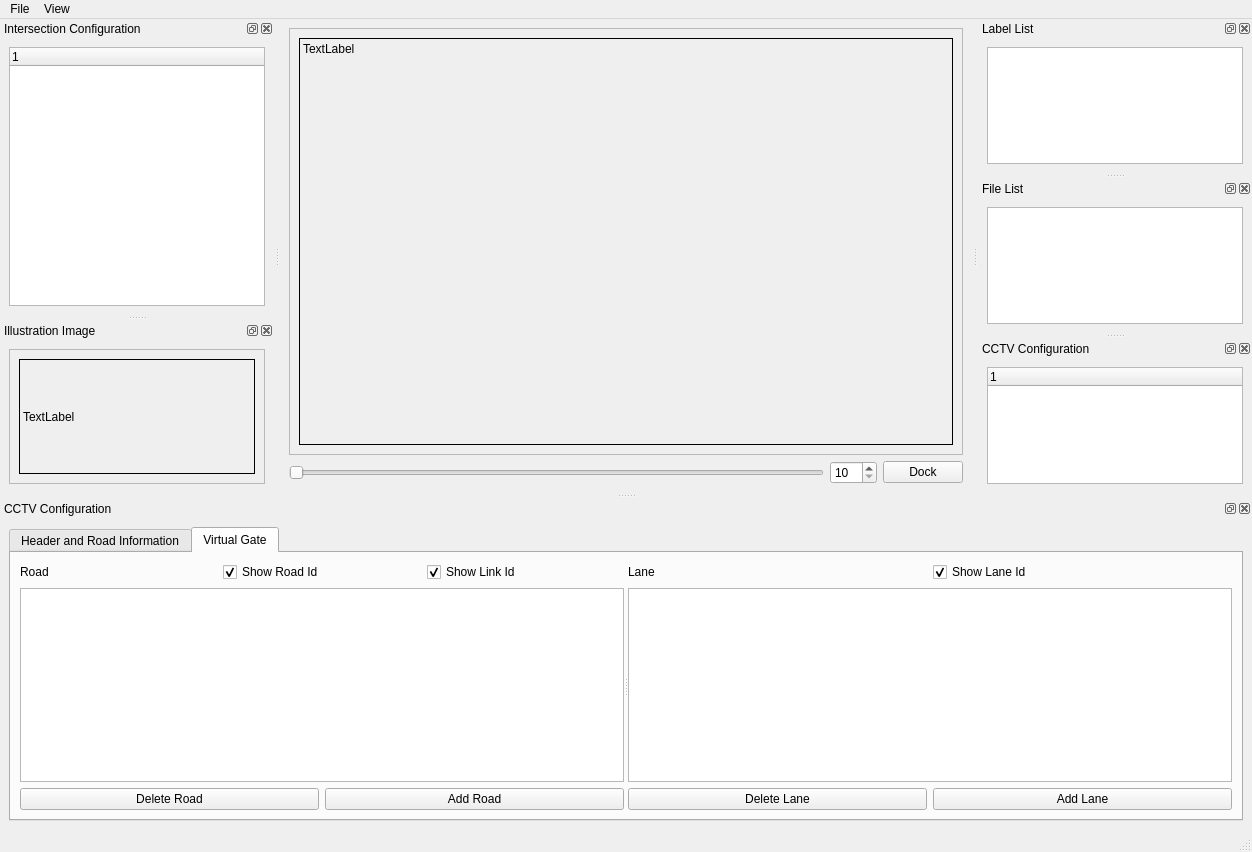
<?xml version="1.0" encoding="UTF-8"?>
<ui version="4.0">
 <class>MainWindow</class>
 <widget class="QMainWindow" name="MainWindow">
  <property name="geometry">
   <rect>
    <x>0</x>
    <y>0</y>
    <width>1252</width>
    <height>852</height>
   </rect>
  </property>
  <property name="windowTitle">
   <string>MainWindow</string>
  </property>
  <widget class="QWidget" name="centralwidget">
   <layout class="QGridLayout" name="gridLayout_2">
    <item row="0" column="0">
     <layout class="QVBoxLayout" name="verticalLayout">
      <item>
       <widget class="QScrollArea" name="scrollArea">
        <property name="widgetResizable">
         <bool>true</bool>
        </property>
        <widget class="QWidget" name="scrollAreaWidgetContents">
         <property name="geometry">
          <rect>
           <x>0</x>
           <y>0</y>
           <width>674</width>
           <height>415</height>
          </rect>
         </property>
         <layout class="QGridLayout" name="gridLayout">
          <item row="1" column="0">
           <widget class="QLabel" name="lblImage">
            <property name="sizePolicy">
             <sizepolicy hsizetype="Preferred" vsizetype="Preferred">
              <horstretch>0</horstretch>
              <verstretch>0</verstretch>
             </sizepolicy>
            </property>
            <property name="mouseTracking">
             <bool>true</bool>
            </property>
            <property name="frameShape">
             <enum>QFrame::Box</enum>
            </property>
            <property name="text">
             <string>TextLabel</string>
            </property>
            <property name="alignment">
             <set>Qt::AlignLeading|Qt::AlignLeft|Qt::AlignTop</set>
            </property>
           </widget>
          </item>
         </layout>
        </widget>
       </widget>
      </item>
      <item>
       <layout class="QHBoxLayout" name="horizontalLayout">
        <item>
         <widget class="QSlider" name="hsldScaling">
          <property name="minimum">
           <number>10</number>
          </property>
          <property name="maximum">
           <number>500</number>
          </property>
          <property name="pageStep">
           <number>50</number>
          </property>
          <property name="orientation">
           <enum>Qt::Horizontal</enum>
          </property>
         </widget>
        </item>
        <item>
         <widget class="QSpinBox" name="spbScaling">
          <property name="suffix">
           <string/>
          </property>
          <property name="minimum">
           <number>10</number>
          </property>
          <property name="maximum">
           <number>500</number>
          </property>
          <property name="singleStep">
           <number>1</number>
          </property>
         </widget>
        </item>
        <item>
         <widget class="QPushButton" name="btnDock">
          <property name="text">
           <string>Dock</string>
          </property>
         </widget>
        </item>
       </layout>
      </item>
     </layout>
    </item>
   </layout>
  </widget>
  <widget class="QMenuBar" name="menubar">
   <property name="geometry">
    <rect>
     <x>0</x>
     <y>0</y>
     <width>1252</width>
     <height>21</height>
    </rect>
   </property>
   <widget class="QMenu" name="menuFile">
    <property name="title">
     <string>File</string>
    </property>
    <addaction name="actionOpen_Video"/>
    <addaction name="actionOpen_Images"/>
    <addaction name="separator"/>
    <addaction name="actionOpen_Images_Patty_Label"/>
   </widget>
   <widget class="QMenu" name="menuView">
    <property name="title">
     <string>View</string>
    </property>
    <addaction name="actionIllustration_Image"/>
    <addaction name="actionIntersection_Configuration"/>
    <addaction name="actionCCTV_Configuration"/>
   </widget>
   <addaction name="menuFile"/>
   <addaction name="menuView"/>
  </widget>
  <widget class="QStatusBar" name="statusbar"/>
  <widget class="QDockWidget" name="dwgLabelList">
   <property name="windowTitle">
    <string>Label List</string>
   </property>
   <attribute name="dockWidgetArea">
    <number>2</number>
   </attribute>
   <widget class="QWidget" name="dockWidgetContents">
    <layout class="QGridLayout" name="gridLayout_3">
     <item row="0" column="0">
      <widget class="QListWidget" name="lstLabel"/>
     </item>
    </layout>
   </widget>
  </widget>
  <widget class="QDockWidget" name="dwgFileList">
   <property name="windowTitle">
    <string>File List</string>
   </property>
   <attribute name="dockWidgetArea">
    <number>2</number>
   </attribute>
   <widget class="QWidget" name="dockWidgetContents_2">
    <layout class="QGridLayout" name="gridLayout_4">
     <item row="0" column="0">
      <widget class="QListWidget" name="lstFile"/>
     </item>
    </layout>
   </widget>
  </widget>
  <widget class="QDockWidget" name="dwgIntersectionConfiguration">
   <property name="minimumSize">
    <size>
     <width>143</width>
     <height>133</height>
    </size>
   </property>
   <property name="windowTitle">
    <string>Intersection Configuration</string>
   </property>
   <attribute name="dockWidgetArea">
    <number>1</number>
   </attribute>
   <widget class="QWidget" name="dockWidgetContents_3">
    <layout class="QGridLayout" name="gridLayout_6">
     <item row="0" column="0">
      <widget class="QTreeWidget" name="treeIntersectionConfig">
       <property name="sizePolicy">
        <sizepolicy hsizetype="Expanding" vsizetype="Expanding">
         <horstretch>0</horstretch>
         <verstretch>0</verstretch>
        </sizepolicy>
       </property>
       <property name="headerHidden">
        <bool>false</bool>
       </property>
       <column>
        <property name="text">
         <string notr="true">1</string>
        </property>
       </column>
      </widget>
     </item>
    </layout>
   </widget>
  </widget>
  <widget class="QDockWidget" name="dwgIllustrationImage">
   <property name="minimumSize">
    <size>
     <width>102</width>
     <height>133</height>
    </size>
   </property>
   <property name="windowTitle">
    <string>Illustration Image</string>
   </property>
   <attribute name="dockWidgetArea">
    <number>1</number>
   </attribute>
   <widget class="QWidget" name="dockWidgetContents_4">
    <layout class="QGridLayout" name="gridLayout_10">
     <item row="0" column="0">
      <widget class="QScrollArea" name="scrollArea_2">
       <property name="widgetResizable">
        <bool>true</bool>
       </property>
       <widget class="QWidget" name="scrollAreaWidgetContents_2">
        <property name="geometry">
         <rect>
          <x>0</x>
          <y>0</y>
          <width>254</width>
          <height>126</height>
         </rect>
        </property>
        <layout class="QGridLayout" name="gridLayout_5">
         <item row="0" column="0">
          <widget class="QLabel" name="lblIllustrationImage">
           <property name="sizePolicy">
            <sizepolicy hsizetype="Expanding" vsizetype="Expanding">
             <horstretch>0</horstretch>
             <verstretch>0</verstretch>
            </sizepolicy>
           </property>
           <property name="frameShape">
            <enum>QFrame::Box</enum>
           </property>
           <property name="text">
            <string>TextLabel</string>
           </property>
          </widget>
         </item>
        </layout>
       </widget>
      </widget>
     </item>
    </layout>
   </widget>
  </widget>
  <widget class="QDockWidget" name="dwgCCTVConfig">
   <property name="windowTitle">
    <string>CCTV Configuration</string>
   </property>
   <attribute name="dockWidgetArea">
    <number>2</number>
   </attribute>
   <widget class="QWidget" name="dockWidgetContents_5">
    <layout class="QGridLayout" name="gridLayout_7">
     <item row="0" column="0">
      <widget class="QTreeWidget" name="treeCCTVConfig">
       <column>
        <property name="text">
         <string notr="true">1</string>
        </property>
       </column>
      </widget>
     </item>
    </layout>
   </widget>
  </widget>
  <widget class="QDockWidget" name="dwgCCTVConfiguration">
   <property name="toolTip">
    <string/>
   </property>
   <property name="floating">
    <bool>false</bool>
   </property>
   <property name="windowTitle">
    <string>CCTV Configuration</string>
   </property>
   <attribute name="dockWidgetArea">
    <number>8</number>
   </attribute>
   <widget class="QWidget" name="dockWidgetContents_6">
    <layout class="QGridLayout" name="gridLayout_8">
     <item row="0" column="0">
      <widget class="QTabWidget" name="tabCCTVConfiguration">
       <property name="currentIndex">
        <number>1</number>
       </property>
       <widget class="QWidget" name="tpgHeaderRoadInfo">
        <attribute name="title">
         <string>Header and Road Information</string>
        </attribute>
        <layout class="QGridLayout" name="gridLayout_9">
         <item row="0" column="0">
          <widget class="QSplitter" name="splitter_2">
           <property name="orientation">
            <enum>Qt::Horizontal</enum>
           </property>
           <widget class="QWidget" name="layoutWidget">
            <layout class="QHBoxLayout" name="horizontalLayout_2">
             <item>
              <layout class="QVBoxLayout" name="verticalLayout_2">
               <item>
                <widget class="QLabel" name="lblHeader">
                 <property name="text">
                  <string>Header</string>
                 </property>
                </widget>
               </item>
               <item>
                <widget class="QLabel" name="lblCCTV">
                 <property name="text">
                  <string>CCTV</string>
                 </property>
                </widget>
               </item>
               <item>
                <widget class="QLabel" name="lblVersion">
                 <property name="text">
                  <string>Version</string>
                 </property>
                </widget>
               </item>
               <item>
                <widget class="QLabel" name="lblDate">
                 <property name="text">
                  <string>Date</string>
                 </property>
                </widget>
               </item>
               <item>
                <widget class="QLabel" name="lblIntersectionId">
                 <property name="text">
                  <string>Intersection ID</string>
                 </property>
                </widget>
               </item>
               <item>
                <widget class="QLabel" name="lblDeviceIp">
                 <property name="text">
                  <string>Device IP</string>
                 </property>
                </widget>
               </item>
               <item>
                <widget class="QLabel" name="lblCameraPosition">
                 <property name="text">
                  <string>Camera Position</string>
                 </property>
                </widget>
               </item>
               <item>
                <widget class="QLabel" name="lblCameraPositionLat">
                 <property name="text">
                  <string>Lat.</string>
                 </property>
                 <property name="alignment">
                  <set>Qt::AlignRight|Qt::AlignTrailing|Qt::AlignVCenter</set>
                 </property>
                </widget>
               </item>
               <item>
                <widget class="QLabel" name="lblCameraPositionLng">
                 <property name="text">
                  <string>Lng.</string>
                 </property>
                 <property name="alignment">
                  <set>Qt::AlignRight|Qt::AlignTrailing|Qt::AlignVCenter</set>
                 </property>
                </widget>
               </item>
              </layout>
             </item>
             <item>
              <layout class="QVBoxLayout" name="verticalLayout_3">
               <item>
                <spacer name="verticalSpacer_2">
                 <property name="orientation">
                  <enum>Qt::Vertical</enum>
                 </property>
                 <property name="sizeType">
                  <enum>QSizePolicy::Fixed</enum>
                 </property>
                 <property name="sizeHint" stdset="0">
                  <size>
                   <width>20</width>
                   <height>20</height>
                  </size>
                 </property>
                </spacer>
               </item>
               <item>
                <widget class="QLineEdit" name="txtCCTV"/>
               </item>
               <item>
                <widget class="QLineEdit" name="txtVersion"/>
               </item>
               <item>
                <widget class="QLineEdit" name="txtDate"/>
               </item>
               <item>
                <widget class="QLineEdit" name="txtIntersectionId"/>
               </item>
               <item>
                <widget class="QLineEdit" name="txtDeviceIp"/>
               </item>
               <item>
                <spacer name="verticalSpacer">
                 <property name="orientation">
                  <enum>Qt::Vertical</enum>
                 </property>
                 <property name="sizeType">
                  <enum>QSizePolicy::Fixed</enum>
                 </property>
                 <property name="sizeHint" stdset="0">
                  <size>
                   <width>20</width>
                   <height>20</height>
                  </size>
                 </property>
                </spacer>
               </item>
               <item>
                <widget class="QLineEdit" name="txtCameraPositionLat"/>
               </item>
               <item>
                <widget class="QLineEdit" name="txtCameraPositionLng"/>
               </item>
              </layout>
             </item>
            </layout>
           </widget>
           <widget class="QWidget" name="layoutWidget_2">
            <layout class="QVBoxLayout" name="verticalLayout_10">
             <item>
              <widget class="QLabel" name="lblReferencePoints">
               <property name="text">
                <string>Reference Points</string>
               </property>
              </widget>
             </item>
             <item>
              <layout class="QVBoxLayout" name="verticalLayout_5">
               <item>
                <widget class="QTableWidget" name="tblReferencePoints">
                 <property name="selectionMode">
                  <enum>QAbstractItemView::SingleSelection</enum>
                 </property>
                 <property name="selectionBehavior">
                  <enum>QAbstractItemView::SelectRows</enum>
                 </property>
                </widget>
               </item>
               <item>
                <layout class="QHBoxLayout" name="horizontalLayout_4">
                 <property name="leftMargin">
                  <number>0</number>
                 </property>
                 <item>
                  <widget class="QPushButton" name="btnDeletePoint">
                   <property name="text">
                    <string>Delete Point</string>
                   </property>
                  </widget>
                 </item>
                 <item>
                  <widget class="QPushButton" name="btnAddPoint">
                   <property name="text">
                    <string>Add Point</string>
                   </property>
                  </widget>
                 </item>
                </layout>
               </item>
              </layout>
             </item>
            </layout>
           </widget>
          </widget>
         </item>
        </layout>
       </widget>
       <widget class="QWidget" name="tpgVirtualGate">
        <attribute name="title">
         <string>Virtual Gate</string>
        </attribute>
        <layout class="QGridLayout" name="gridLayout_11">
         <item row="0" column="0">
          <widget class="QSplitter" name="splitter">
           <property name="orientation">
            <enum>Qt::Horizontal</enum>
           </property>
           <widget class="QWidget" name="">
            <layout class="QVBoxLayout" name="verticalLayout_4">
             <item>
              <layout class="QHBoxLayout" name="horizontalLayout_3">
               <item>
                <widget class="QLabel" name="lblRoad">
                 <property name="text">
                  <string>Road</string>
                 </property>
                </widget>
               </item>
               <item>
                <widget class="QCheckBox" name="chkShowRoadId">
                 <property name="text">
                  <string>Show Road Id</string>
                 </property>
                 <property name="checked">
                  <bool>true</bool>
                 </property>
                </widget>
               </item>
               <item>
                <widget class="QCheckBox" name="chkShowLinkId">
                 <property name="text">
                  <string>Show Link Id</string>
                 </property>
                 <property name="checked">
                  <bool>true</bool>
                 </property>
                </widget>
               </item>
              </layout>
             </item>
             <item>
              <layout class="QVBoxLayout" name="verticalLayout_6">
               <item>
                <widget class="QTableWidget" name="tblRoad">
                 <property name="selectionMode">
                  <enum>QAbstractItemView::SingleSelection</enum>
                 </property>
                 <property name="selectionBehavior">
                  <enum>QAbstractItemView::SelectRows</enum>
                 </property>
                </widget>
               </item>
               <item>
                <layout class="QHBoxLayout" name="horizontalLayout_6">
                 <item>
                  <widget class="QPushButton" name="btnDeleteRoad">
                   <property name="text">
                    <string>Delete Road</string>
                   </property>
                  </widget>
                 </item>
                 <item>
                  <widget class="QPushButton" name="btnAddRoad">
                   <property name="text">
                    <string>Add Road</string>
                   </property>
                  </widget>
                 </item>
                </layout>
               </item>
              </layout>
             </item>
            </layout>
           </widget>
           <widget class="QWidget" name="">
            <layout class="QVBoxLayout" name="verticalLayout_8">
             <item>
              <layout class="QHBoxLayout" name="horizontalLayout_5">
               <item>
                <widget class="QLabel" name="lblLane">
                 <property name="text">
                  <string>Lane</string>
                 </property>
                </widget>
               </item>
               <item>
                <widget class="QCheckBox" name="chkShowLaneId">
                 <property name="text">
                  <string>Show Lane Id</string>
                 </property>
                 <property name="checked">
                  <bool>true</bool>
                 </property>
                </widget>
               </item>
              </layout>
             </item>
             <item>
              <layout class="QVBoxLayout" name="verticalLayout_7">
               <item>
                <widget class="QTableWidget" name="tblLane">
                 <property name="selectionMode">
                  <enum>QAbstractItemView::SingleSelection</enum>
                 </property>
                 <property name="selectionBehavior">
                  <enum>QAbstractItemView::SelectRows</enum>
                 </property>
                </widget>
               </item>
               <item>
                <layout class="QHBoxLayout" name="horizontalLayout_8">
                 <item>
                  <widget class="QPushButton" name="btnDeleteLane">
                   <property name="text">
                    <string>Delete Lane</string>
                   </property>
                  </widget>
                 </item>
                 <item>
                  <widget class="QPushButton" name="btnAddLane">
                   <property name="text">
                    <string>Add Lane</string>
                   </property>
                  </widget>
                 </item>
                </layout>
               </item>
              </layout>
             </item>
            </layout>
           </widget>
          </widget>
         </item>
        </layout>
       </widget>
      </widget>
     </item>
    </layout>
   </widget>
  </widget>
  <action name="actionOpen_Video">
   <property name="text">
    <string>Open Video</string>
   </property>
  </action>
  <action name="actionOpen_Images">
   <property name="text">
    <string>Open Images</string>
   </property>
  </action>
  <action name="actionOpen_Images_Patty_Label">
   <property name="text">
    <string>Open Images (Patty Label)</string>
   </property>
  </action>
  <action name="actionIllustration_Image">
   <property name="text">
    <string>Illustration Image</string>
   </property>
  </action>
  <action name="actionIntersection_Configuration">
   <property name="text">
    <string>Intersection Configuration</string>
   </property>
  </action>
  <action name="actionCCTV_Configuration">
   <property name="text">
    <string>CCTV Configuration</string>
   </property>
  </action>
 </widget>
 <resources/>
 <connections>
  <connection>
   <sender>hsldScaling</sender>
   <signal>valueChanged(int)</signal>
   <receiver>spbScaling</receiver>
   <slot>setValue(int)</slot>
   <hints>
    <hint type="sourcelabel">
     <x>830</x>
     <y>499</y>
    </hint>
    <hint type="destinationlabel">
     <x>879</x>
     <y>498</y>
    </hint>
   </hints>
  </connection>
  <connection>
   <sender>spbScaling</sender>
   <signal>valueChanged(int)</signal>
   <receiver>hsldScaling</receiver>
   <slot>setValue(int)</slot>
   <hints>
    <hint type="sourcelabel">
     <x>879</x>
     <y>498</y>
    </hint>
    <hint type="destinationlabel">
     <x>830</x>
     <y>499</y>
    </hint>
   </hints>
  </connection>
 </connections>
</ui>
